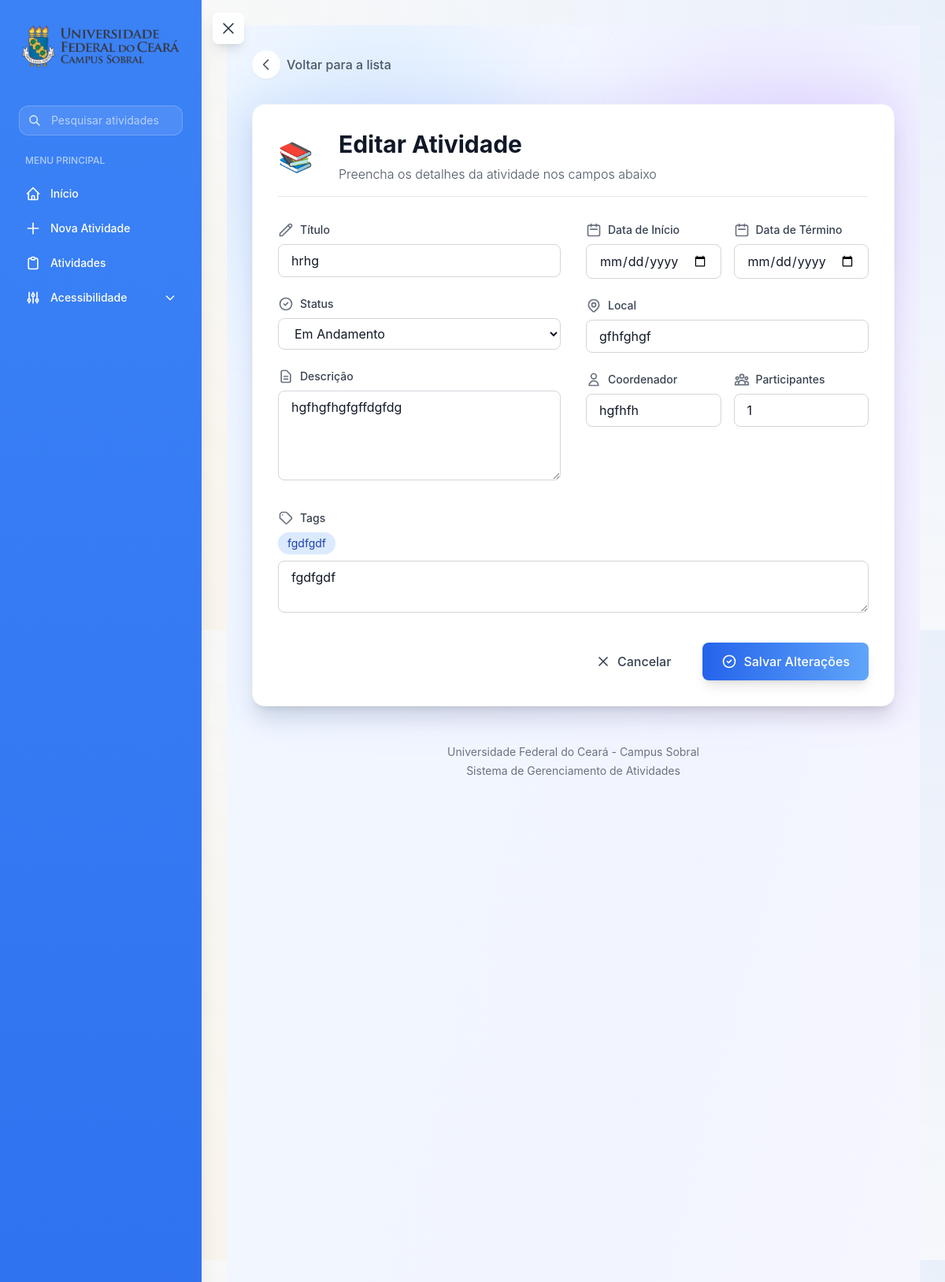
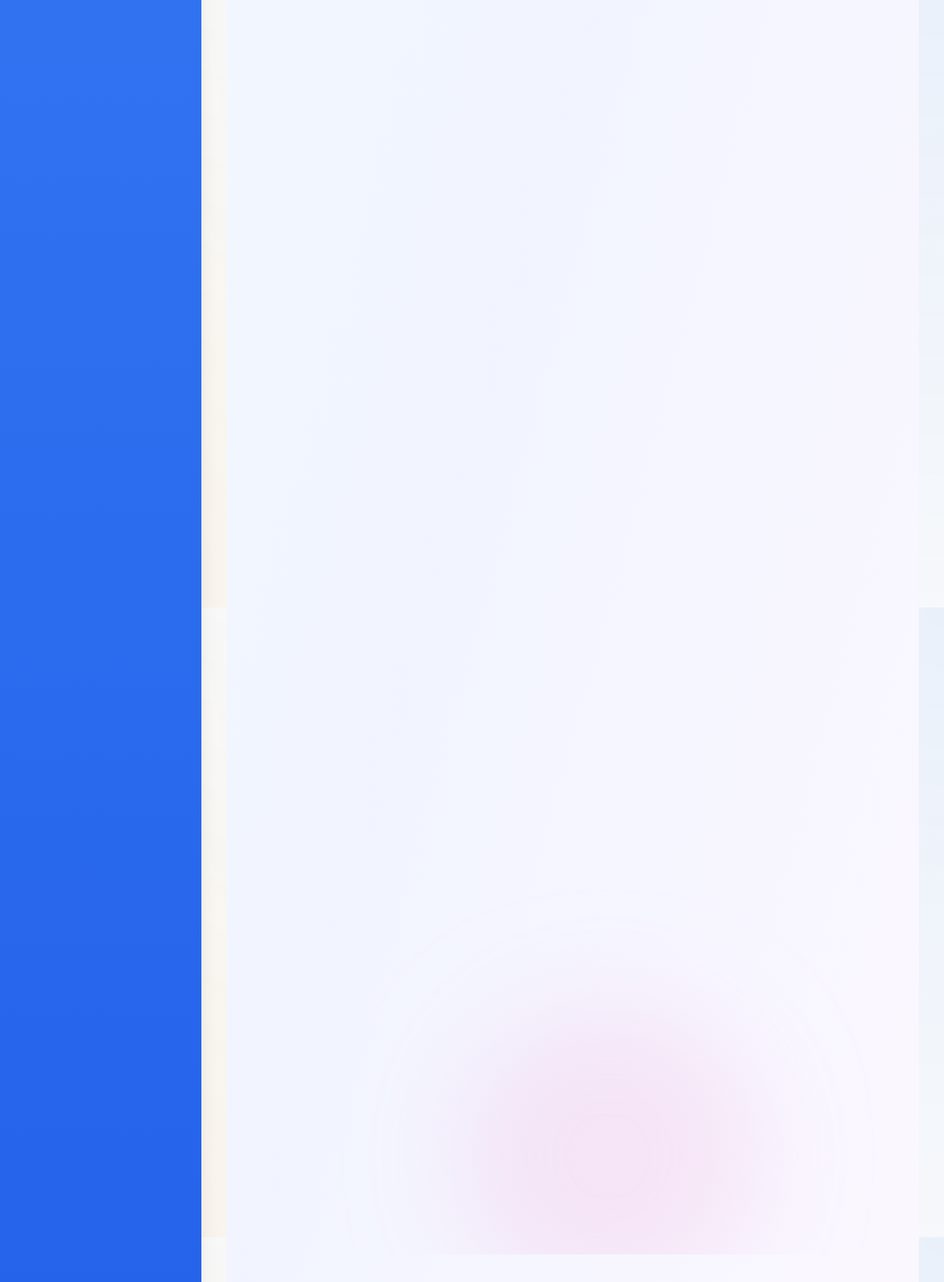
Screenshot of /atividades/edit/6/ with the database file from the repository (2 pictures, top to bottom).
### activities/models.py (models this page shows, shortened)
class Activity(models.Model):
    class ActivityType(models.TextChoices):
        COURSE = 'COURSE', _('Curso')
        WORKSHOP = 'WORKSHOP', _('Workshop')
        SEMINAR = 'SEMINAR', _('Seminário')
        RESEARCH = 'RESEARCH', _('Pesquisa')
        EXTENSION = 'EXTENSION', _('Extensão')
        OTHER = 'OTHER', _('Outro')
    class ActivityStatus(models.TextChoices):
        PENDING = 'PENDING', _('Pendente')
        IN_PROGRESS = 'IN_PROGRESS', _('Em Andamento')
        COMPLETED = 'COMPLETED', _('Concluída')
        CANCELLED = 'CANCELLED', _('Cancelada')
        ACTIVE = 'ACTIVE', _('Ativa')
        UPCOMING = 'UPCOMING', _('Em Breve')
    ACTIVITY_TYPES = [
        ('COURSE', 'Curso'),
        ('WORKSHOP', 'Workshop'),
        ('SEMINAR', 'Seminário'),
        ('RESEARCH', 'Pesquisa'),
        ('EXTENSION', 'Extensão'),
        ('OTHER', 'Outro'),
    ]
    STATUS_CHOICES = [
        ('PENDING', 'Pendente'),
        ('IN_PROGRESS', 'Em Andamento'),
        ('COMPLETED', 'Concluída'),
        ('CANCELLED', 'Cancelada'),
        ('ACTIVE', 'Ativa'),
        ('UPCOMING', 'Em Breve'),
    ]
    title = models.CharField(
        max_length=200,
        validators=[MinLengthValidator(3)],
        verbose_name=_('Título'),
        help_text=_('Título da atividade (mínimo 3 caracteres)')
    )
    description = models.TextField(
        validators=[MinLengthValidator(10)],
        verbose_name=_('Descrição'),
        help_text=_('Descrição detalhada da atividade (mínimo 10 caracteres)')
    )
    type = models.CharField(
        max_length=20,
        choices=ActivityType.choices,
        default=ActivityType.COURSE,
        verbose_name=_('Tipo')
    )
    status = models.CharField(
        max_length=20,
        choices=ActivityStatus.choices,
        default=ActivityStatus.PENDING,
        verbose_name=_('Status')
    )
    start_date = models.DateField(verbose_name=_('Data de Início'))
    end_date = models.DateField(verbose_name=_('Data de Término'))
    time = models.TimeField(
        null=True,
        blank=True,
        verbose_name=_('Horário')
    )
    location = models.CharField(
        max_length=200,
        verbose_name=_('Local'),
        help_text=_('Ex: Laboratório de Informática 1')
    )
    coordinator = models.CharField(
        max_length=200,
        verbose_name=_('Coordenador'),
        help_text=_('Ex: Prof. João Silva')
    )
    participants = models.PositiveIntegerField(
        validators=[MinValueValidator(1)],
        verbose_name=_('Número de Participantes'),
        help_text=_('Mínimo 1 participante'),
        default=1
    )
    image = models.ImageField('Imagem', upload_to='activities/', blank=True, null=True)
    image_url = models.URLField(
        null=True,
        blank=True,
        verbose_name=_('URL da Imagem')
    )
    created_at = models.DateTimeField(
        auto_now_add=True,
        verbose_name=_('Criado em')
    )
    updated_at = models.DateTimeField(
        auto_now=True,
        verbose_name=_('Atualizado em')
    )
    class Meta:
        verbose_name = _('Atividade')
        verbose_name_plural = _('Atividades')
        ordering = ['-start_date']

class ActivityTag(models.Model):
    name = models.CharField('Nome', max_length=50, unique=True)
    activities = models.ManyToManyField(Activity, related_name='tags', blank=True)
    class Meta:
        verbose_name = 'Tag'
        verbose_name_plural = 'Tags'
        ordering = ['name']

### activities/views.py (the view, shortened to what this page needs)
# urls.py: path('atividades/edit/<int:pk>/', views.ActivityUpdateView.as_view(), name='activity_update'),
class ActivityUpdateView(UpdateView):
    model = Activity
    form_class = ActivityForm
    template_name = 'activities/activity_form.html'
    success_url = reverse_lazy('activity_list')

### templates/activities/activity_form.html (shortened to what this page needs)
{% extends 'base.html' %}
{% load static %}
{% block content %}
<div class="min-h-screen relative overflow-hidden bg-white dark:bg-gray-900">
    <div class="absolute inset-0 overflow-hidden">
        <div class="absolute inset-0 bg-gradient-to-br from-blue-50 via-indigo-50 to-purple-50 dark:from-gray-900 dark:via-gray-800 dark:to-indigo-950 opacity-80 dark:opacity-60"></div>
        <div class="absolute bottom-0 left-1/3 w-96 h-96 bg-pink-300 dark:bg-pink-700 rounded-full mix-blend-multiply dark:mix-blend-soft-light filter blur-3xl opacity-20 dark:opacity-10 animate-blob animation-delay-4000"></div>
    </div>
    <div class="relative z-10 container mx-auto px-4 sm:px-6 lg:px-8 max-w-6xl pt-8 pb-16">
        <div class="mb-8 flex items-center">
            <a href="{% url 'activity_list' %}"
               class="inline-flex items-center gap-2 text-gray-600 hover:text-blue-600 dark:text-gray-400 dark:hover:text-blue-400 transition-colors duration-200 group font-medium">
                <span class="bg-white dark:bg-gray-800 p-2 rounded-full shadow-sm group-hover:shadow-md transition-all duration-200 transform group-hover:scale-105">
                    <svg class="w-5 h-5" fill="none" stroke="currentColor" viewBox="0 0 24 24">
                        <path stroke-linecap="round" stroke-linejoin="round" stroke-width="2" d="M15 19l-7-7 7-7"></path>
                    </svg>
                </span>
                <span class="group-hover:underline">Voltar para a lista</span>
            </a>
        </div>
        <div class="relative">
            <div class="relative bg-white dark:bg-gray-800 rounded-2xl shadow-xl p-8 border border-gray-100 dark:border-gray-700">
                <div class="flex items-center space-x-4 mb-8 pb-4 border-b border-gray-200 dark:border-gray-700">
                    <div class="text-4xl mr-4" aria-hidden="true">📚</div>
                    <div class="flex-1">
                        <h2 class="text-3xl font-bold text-gray-900 dark:text-white">
                            {% if object %}Editar Atividade{% else %}Nova Atividade{% endif %}
                        </h2>
                        <p class="text-gray-600 dark:text-gray-400 mt-2 font-light">
                            Preencha os detalhes da atividade nos campos abaixo
                        </p>
                    </div>
                </div>
                <form method="post" class="space-y-8">
                    <div class="grid grid-cols-1 md:grid-cols-2 gap-8">
                        <div class="space-y-6">
                            <div class="group transform transition-all duration-200 hover:scale-[1.01]">
                                <label for="{{ form.title.id_for_label }}" class="block text-sm font-medium text-gray-700 dark:text-gray-300 mb-2 group-hover:text-blue-500 transition-colors duration-200 flex items-center">
                                    <svg class="w-5 h-5 text-gray-500 dark:text-gray-400" fill="none" stroke="currentColor" viewBox="0 0 24 24">
                                        <path stroke-linecap="round" stroke-linejoin="round" stroke-width="2" d="M15.232 5.232l3.536 3.536m-2.036-5.036a2.5 2.5 0 113.536 3.536L6.5 21.036H3v-3.572L16.732 3.732z"></path>
                                    </svg>
                                    <span class="ml-2">Título</span>
                                </label>
                                {{ form.title }}
                            </div>
                            <div class="group transform transition-all duration-200 hover:scale-[1.01]">
                                <label for="{{ form.status.id_for_label }}" class="block text-sm font-medium text-gray-700 dark:text-gray-300 mb-2 group-hover:text-blue-500 transition-colors duration-200 flex items-center">
                                    <svg class="w-5 h-5 text-gray-500 dark:text-gray-400" fill="none" stroke="currentColor" viewBox="0 0 24 24">
                                        <path stroke-linecap="round" stroke-linejoin="round" stroke-width="2" d="M9 12l2 2 4-4m6 2a9 9 0 11-18 0 9 9 0 0118 0z"></path>
                                    </svg>
                                    <span class="ml-2">Status</span>
                                </label>
                                {{ form.status }}
                            </div>
                            <div class="group transform transition-all duration-200 hover:scale-[1.01]">
                                <label for="{{ form.description.id_for_label }}" class="block text-sm font-medium text-gray-700 dark:text-gray-300 mb-2 group-hover:text-blue-500 transition-colors duration-200 flex items-center">
                                    <svg class="w-5 h-5 text-gray-500 dark:text-gray-400" fill="none" stroke="currentColor" viewBox="0 0 24 24">
                                        <path stroke-linecap="round" stroke-linejoin="round" stroke-width="2" d="M9 12h6m-6 4h6m2 5H7a2 2 0 01-2-2V5a2 2 0 012-2h5.586a1 1 0 01.707.293l5.414 5.414a1 1 0 01.293.707V19a2 2 0 01-2 2z"></path>
                                    </svg>
                                    <span class="ml-2">Descrição</span>
                                </label>
                                {{ form.description }}
                            </div>
                        </div>
                        <div class="space-y-6">
                            <div class="grid grid-cols-2 gap-4">
                                <div class="group transform transition-all duration-200 hover:scale-[1.01]">
                                    <label for="{{ form.start_date.id_for_label }}" class="block text-sm font-medium text-gray-700 dark:text-gray-300 mb-2 group-hover:text-blue-500 transition-colors duration-200 flex items-center">
                                        <svg class="w-5 h-5 text-gray-500 dark:text-gray-400" fill="none" stroke="currentColor" viewBox="0 0 24 24">
                                            <path stroke-linecap="round" stroke-linejoin="round" stroke-width="2" d="M8 7V3m8 4V3m-9 8h10M5 21h14a2 2 0 002-2V7a2 2 0 00-2-2H5a2 2 0 00-2 2v12a2 2 0 002 2z"></path>
                                        </svg>
                                        <span class="ml-2">Data de Início</span>
                                    </label>
                                    {{ form.start_date }}
                                </div>
                                <div class="group transform transition-all duration-200 hover:scale-[1.01]">
                                    <label for="{{ form.end_date.id_for_label }}" class="block text-sm font-medium text-gray-700 dark:text-gray-300 mb-2 group-hover:text-blue-500 transition-colors duration-200 flex items-center">
                                        <svg class="w-5 h-5 text-gray-500 dark:text-gray-400" fill="none" stroke="currentColor" viewBox="0 0 24 24">
                                            <path stroke-linecap="round" stroke-linejoin="round" stroke-width="2" d="M8 7V3m8 4V3m-9 8h10M5 21h14a2 2 0 002-2V7a2 2 0 00-2-2H5a2 2 0 00-2 2v12a2 2 0 002 2z"></path>
                                        </svg>
                                        <span class="ml-2">Data de Término</span>
                                    </label>
                                    {{ form.end_date }}
                                </div>
                            </div>
                            <div class="group transform transition-all duration-200 hover:scale-[1.01]">
                                <label for="{{ form.location.id_for_label }}" class="block text-sm font-medium text-gray-700 dark:text-gray-300 mb-2 group-hover:text-blue-500 transition-colors duration-200 flex items-center">
                                    <span class="ml-2">Local</span>
                                </label>
                                {{ form.location }}
                            </div>
                            <div class="grid grid-cols-2 gap-4">
                                <div class="group transform transition-all duration-200 hover:scale-[1.01]">
                                    <label for="{{ form.coordinator.id_for_label }}" class="block text-sm font-medium text-gray-700 dark:text-gray-300 mb-2 group-hover:text-blue-500 transition-colors duration-200 flex items-center">
                                        <svg class="w-5 h-5 text-gray-500 dark:text-gray-400" fill="none" stroke="currentColor" viewBox="0 0 24 24">
                                            <path stroke-linecap="round" stroke-linejoin="round" stroke-width="2" d="M16 7a4 4 0 11-8 0 4 4 0 018 0zM12 14a7 7 0 00-7 7h14a7 7 0 00-7-7z"></path>
                                        </svg>
                                        <span class="ml-2">Coordenador</span>
                                    </label>
                                    {{ form.coordinator }}
                                </div>
                                <div class="group transform transition-all duration-200 hover:scale-[1.01]">
                                    <label for="{{ form.participants.id_for_label }}" class="block text-sm font-medium text-gray-700 dark:text-gray-300 mb-2 group-hover:text-blue-500 transition-colors duration-200 flex items-center">
                                        <span class="ml-2">Participantes</span>
                                    </label>
                                    {{ form.participants }}
                                </div>
                            </div>
                        </div>
                    </div>
                    <div class="space-y-4">
                        <div class="group transform transition-all duration-200 hover:scale-[1.01]">
                            <label for="{{ form.tags.id_for_label }}" class="block text-sm font-medium text-gray-700 dark:text-gray-300 mb-2 group-hover:text-blue-500 transition-colors duration-200 flex items-center">
                                <span class="ml-2">Tags</span>
                            </label>
                            <div class="flex gap-2 flex-wrap mb-2" id="tags-display">
                                {% if object %}
                                    {% for tag in object.tags.all %}
                                        <span class="inline-flex items-center px-3 py-1 rounded-full text-sm bg-blue-100 text-blue-800 dark:bg-blue-900 dark:text-blue-200">
                                            {{ tag.name }}
                                        </span>
                                    {% empty %}
                                        <span class="text-gray-500 text-sm">Nenhuma tag adicionada</span>
                                    {% endfor %}
                                {% else %}
                                    <span class="text-gray-500 text-sm">Digite as tags separadas por vírgula</span>
                                {% endif %}
                            </div>
                            {{ form.tags }}
                        </div>
                    </div>
                    <div class="flex justify-end space-x-4 mt-8">
                        <button type="button" onclick="history.back()"
                                class="px-6 py-3 rounded-lg text-gray-700 dark:text-gray-300 hover:bg-gray-100 dark:hover:bg-gray-700 transition-all duration-200 font-medium flex items-center">
                            <svg class="w-5 h-5 mr-2" fill="none" stroke="currentColor" viewBox="0 0 24 24">
                                <path stroke-linecap="round" stroke-linejoin="round" stroke-width="2" d="M6 18L18 6M6 6l12 12"></path>
                            </svg>
                            Cancelar
                        </button>
                        <button type="submit"
                                class="px-6 py-3 rounded-lg bg-gradient-to-r from-blue-600 to-blue-400 hover:from-blue-500 hover:to-blue-300 text-white font-medium shadow-lg hover:shadow-xl transform transition-all duration-200 hover:scale-[1.02] focus:ring-2 focus:ring-blue-500 focus:ring-offset-2 flex items-center">
                            <svg class="w-5 h-5 mr-2" fill="none" stroke="currentColor" viewBox="0 0 24 24">
                                <path stroke-linecap="round" stroke-linejoin="round" stroke-width="2" d="M9 12l2 2 4-4m6 2a9 9 0 11-18 0 9 9 0 0118 0z"></path>
                            </svg>
                            {% if object %}Salvar Alterações{% else %}Criar Atividade{% endif %}
                        </button>
                    </div>
                </form>
            </div>
        </div>
        <div class="mt-12 text-center text-sm text-gray-500 dark:text-gray-400">
            <p>Universidade Federal do Ceará - Campus Sobral</p>
            <p class="mt-1">Sistema de Gerenciamento de Atividades</p>
        </div>
    </div>
</div>
{% endblock %}

### rows the page displays
Activity: title "hrhg", status "Em Andamento", description "hgfhgfhgfgffdgfdg", location "gfhfghgf", coordinator "hgfhfh", participants "1"
ActivityTag: name "fgdfgdf"
